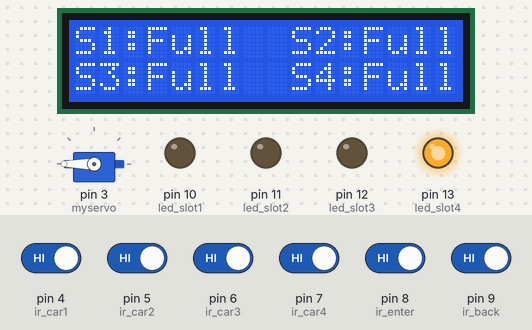
Bench run of a sketch on a simulated Arduino Uno, built with avr-gcc and run on an emulated ATmega328P. Shown: servo, 16×2 character LCD, output pins drawn as LEDs (lit = HIGH). Inputs (shaded band) come from the test bench; at power-on: pin 4 (ir_car1), pin 5 (ir_car2), pin 6 (ir_car3), pin 7 (ir_car4), pin 8 (ir_enter), pin 9 (ir_back) HIGH. What the sketch prints to the serial monitor is not drawn.

Above: at 3.5 s.
3.6 s: pin 5 (ir_car2) driven LOW
At 5.2 s:
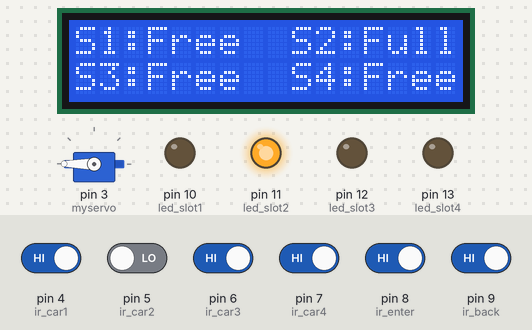
5.5 s: pin 6 (ir_car3) driven LOW
At 6.8 s:
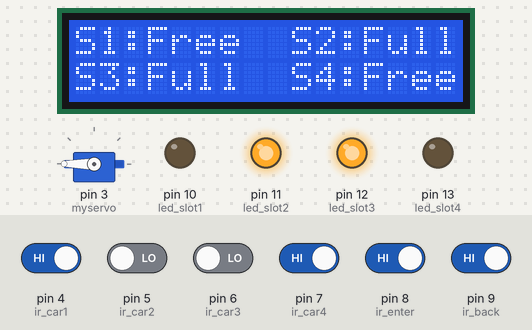
7.8 s: pin 8 (ir_enter) driven LOW
At 9.1 s:
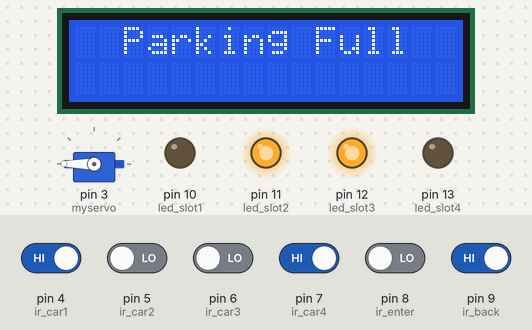
11.6 s: pin 9 (ir_back) driven LOW
At 13.3 s:
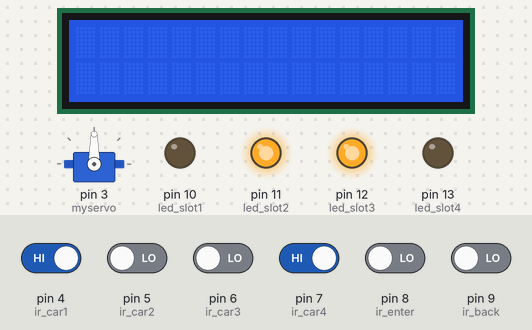
15.4 s: pin 4 (ir_car1) driven LOW
At 18.91 s:
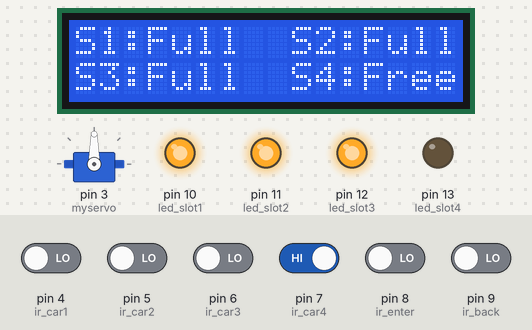
19.2 s: pin 5 (ir_car2) driven HIGH
At 20.7 s:
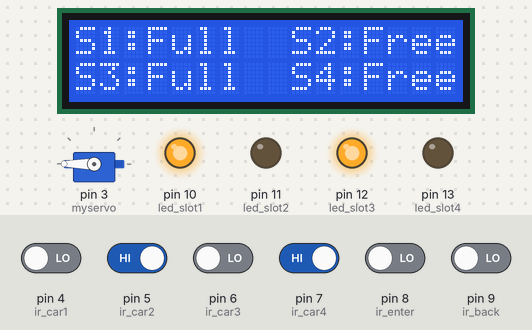
Timing chart, 0 to 24.0 s (numbered marks = the images above; inputs shaded):
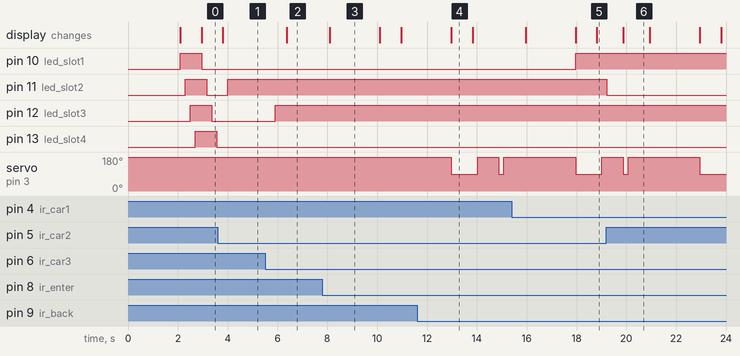

Measured:
- after the input at 3.6 s, pin 11 (led_slot2): LOW → HIGH after 0.41 s; the display: changes after 0.21 s (image 1)
- after the input at 5.5 s, pin 12 (led_slot3): LOW → HIGH after 0.41 s; the display: changes after 0.87 s (image 2)
- after the input at 7.8 s, the display: changes after 0.29 s (image 3)
- after the input at 11.6 s, servo on pin 3 (myservo): 180° → 90° after 1.4 s, → 180° 1.1 s later, → 90° 0.86 s later, → 180° 0.20 s later
- after the input at 15.4 s, pin 10 (led_slot1): LOW → HIGH after 2.6 s; the display: first differs from a run without the input after 3.4 s (image 5)
- after the input at 19.2 s, pin 11 (led_slot2): HIGH → LOW at once; the display: changes after 0.67 s (image 6)
- what the display in image 3 shows lasts 2.0 s, from 8.1 s to 10.1 s

The sketch:

Arduino_code.ino
```cpp
#include <SoftwareSerial.h>
#include <Servo.h>
#include <Wire.h>
#include <LiquidCrystal_I2C.h>

LiquidCrystal_I2C lcd(0x27, 16, 2);
SoftwareSerial nodemcu(0,1);
Servo myservo;

#define led_slot1 10
#define led_slot2 11
#define led_slot3 12
#define led_slot4 13

#define ir_enter 8
#define ir_back  9

#define ir_car1 4
#define ir_car2 5
#define ir_car3 6
#define ir_car4 7

int S1=0, S2=0, S3=0, S4=0;
int flag1=0, flag2=0;
int slot = 4;

String sensor1;
String sensor2;
String sensor3;
String sensor4;

String cdata ="";

void setup(){
nodemcu.begin(9600);
Serial.begin(9600);

pinMode(ir_car1, INPUT);
pinMode(ir_car2, INPUT);
pinMode(ir_car3, INPUT);
pinMode(ir_car4, INPUT);

pinMode(ir_enter, INPUT);
pinMode(ir_back, INPUT);

pinMode(led_slot1, OUTPUT);
pinMode(led_slot2, OUTPUT);
pinMode(led_slot3, OUTPUT);
pinMode(led_slot4, OUTPUT);

myservo.attach(3);
myservo.write(180);
lcd.init();
lcd.backlight();
lcd.setCursor (0,0);
lcd.print("     Smart   ");
lcd.setCursor (0,1);
lcd.print("     Parking  ");
delay (2000);
lcd.clear();
Read_Sensor();
int total = S1+S2+S3+S4;
slot = slot-total;
}


void loop()
{

slot1();
slot2();
slot3();
slot4();
Read_Sensor();

  cdata = cdata + sensor1 +"," + sensor2 + ","+ sensor3 +","+ sensor4 + ","; // comma will be used a delimeter
   Serial.println(cdata);
   nodemcu.println(cdata);
   delay(10); // 100 milli seconds
   cdata = "";
digitalWrite(ir_car1, HIGH);
digitalWrite(ir_car2, HIGH);
digitalWrite(ir_car3, HIGH);
digitalWrite(ir_car4, HIGH);

lcd.setCursor (0,0);
if(S1==1||led_slot1==HIGH){lcd.print("S1:Full");}
     else{lcd.print("S1:Free");}

lcd.setCursor (9,0);
if(S2==1||led_slot2==HIGH){lcd.print("S2:Full");}
     else{lcd.print("S2:Free");}

lcd.setCursor (0,1);
if(S3==1||led_slot3==HIGH){lcd.print("S3:Full");}
     else{lcd.print("S3:Free");}

lcd.setCursor (9,1);
if(S4==1||led_slot4==HIGH){lcd.print("S4:Full");}
     else{lcd.print("S4:Free");}

if(digitalRead (ir_enter) == 0 && flag1==0){
if(slot>0){flag1=1;
if(flag2==0){myservo.write(90); slot = slot-1;}
}else{
lcd.clear();
lcd.setCursor (0,0);
lcd.print("  Parking Full ");
delay(2000);
lcd.clear();
}
}

if(digitalRead (ir_back) == 0 && flag2==0){flag2=1;
if(flag1==0){myservo.write(90); slot = slot+1;}
}

if(flag1==1 && flag2==1){
delay (200);
myservo.write(180);
flag1=0, flag2=0;
}

delay(1);
}


void slot1() // parkng slot1
{
  if( digitalRead(ir_car1) == LOW)
  {
  sensor1 = "255";
  digitalWrite(led_slot1, HIGH);
 delay(200);
  }
if( digitalRead(ir_car1) == HIGH)
{
  sensor1 = "0";
  digitalWrite(led_slot1, LOW);
 delay(200);
}

}

void slot2() // parking slot2
{
  if( digitalRead(ir_car2) == LOW)
  {
  sensor2 = "255";
  digitalWrite(led_slot2, HIGH);
  delay(200);
  }
if( digitalRead(ir_car2) == HIGH)
  {
  sensor2 = "0";
  digitalWrite(led_slot2, LOW);
 delay(200);
  }
}


void slot3() // parking slot3
{
  if( digitalRead(ir_car3) == LOW)
  {
  sensor3 = "255";
  digitalWrite(led_slot3, HIGH);
  delay(200);
  }
if( digitalRead(ir_car3) == HIGH)
  {
  sensor3 = "0";
  digitalWrite(led_slot3, LOW);
 delay(200);
  }
}

void slot4() // parking slot4
{
  if( digitalRead(ir_car4) == LOW)
  {
  sensor4 = "255";
  digitalWrite(led_slot4, HIGH);
  delay(200);
  }
if( digitalRead(ir_car4) == HIGH)
  {
  sensor4 = "0";
  digitalWrite(led_slot4, LOW);
 delay(200);
  }
}
void Read_Sensor(){
S1=0, S2=0, S3=0, S4=0;

if(digitalRead(ir_car1) == 0){S1=1;}
if(digitalRead(ir_car2) == 0){S2=1;}
if(digitalRead(ir_car3) == 0){S3=1;}
if(digitalRead(ir_car4) == 0){S4=1;}
}
```
